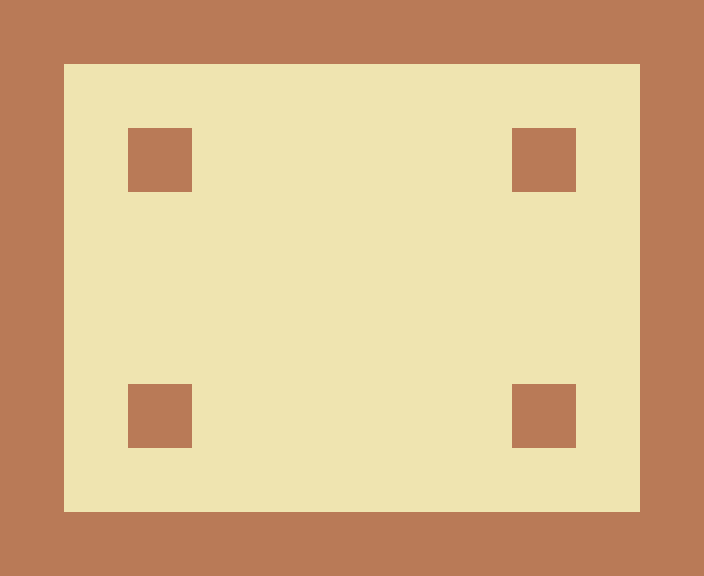

A 2D game scene composited from a Tiled map and its tileset images. What follows is a short description and the map's XML, with each tile layer's data collapsed to a summary:
An orthogonal 11x9 tile map with 64x64 px tiles, 1 tile layer (Tile Layer 1), 2 tilesets.

<map version="1.0" orientation="orthogonal" width="11" height="9" tilewidth="64" tileheight="64">
 <tileset firstgid="1" name="floor" tilewidth="64" tileheight="64">
  <image source="../res/floor.png" width="64" height="64" />
 </tileset>
 <tileset firstgid="2" name="wall" tilewidth="64" tileheight="64">
  <image source="../res/wall.png" width="64" height="64" />
  <tile id="0">
   <properties>
    <property name="blocked" value="true" />
   </properties>
  </tile>
 </tileset>
 <layer name="Tile Layer 1" width="11" height="9">
  <data>[99 cells, 99 non-empty, 2 distinct tile ids]</data>
 </layer>
</map>
